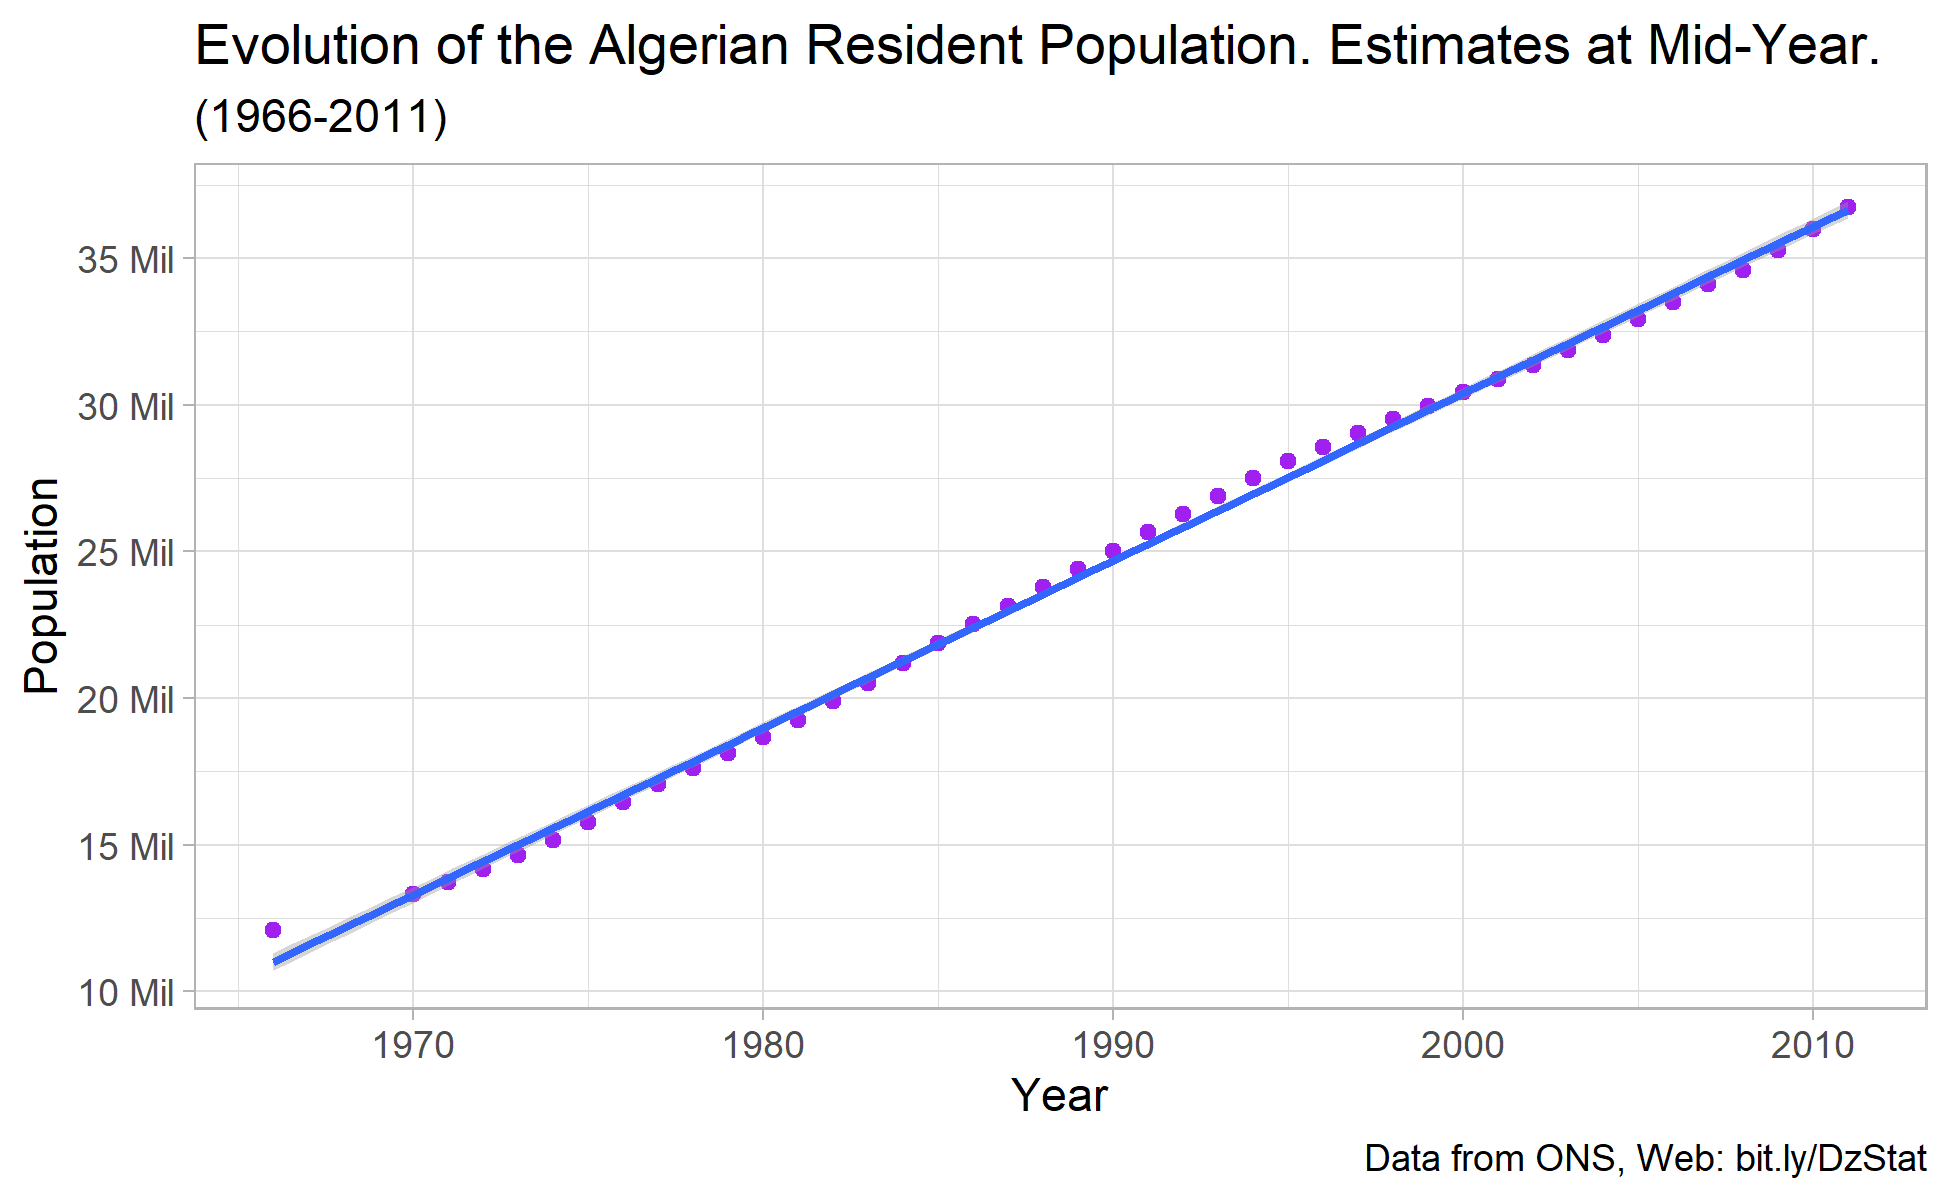

Here is the R script that generated this plot:
library(ggplot2)


table32 <- read.csv("Table32.csv")


ggplot(data = table32, aes(x = Year, y = Population)) +
  geom_point(aes(),size = 1.5, color = "purple") +
  stat_smooth(method=lm, level = 0.99) +
  labs(
    title = "Evolution of the Algerian Resident Population. Estimates at Mid-Year.",
    subtitle = "(1966-2011)",
    caption = "Data from ONS, Web: bit.ly/DzStat"
  ) + scale_y_continuous(breaks = c(10e6,15e6,20e6,25e6,30e6,35e6,40e6,45e6), labels = c("10 Mil","15 Mil","20 Mil","25 Mil","30 Mil","35 Mil","40 Mil","45 Mil")) +
theme_light()
ggsave(file = "Table32.png", width = 6.5, height = 4, dpi = 300)
